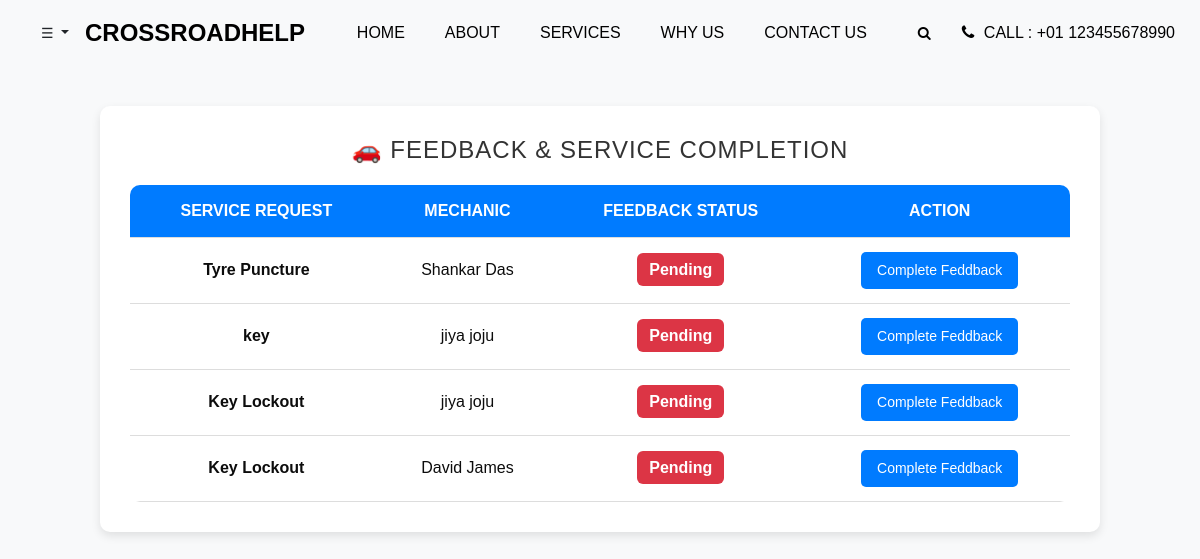
Page /feedback/ (signed in) on the earlier database version.
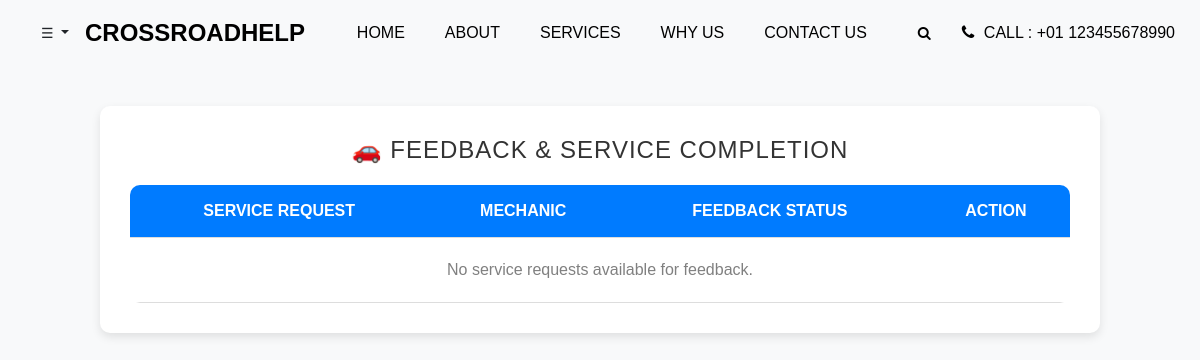
Same page on the later database version.
### Home/models.py (models this page shows, shortened)
class TaskAssignment(models.Model):
    user = models.ForeignKey(User, on_delete=models.CASCADE)  # Customer
    service_request = models.ForeignKey('ServiceRequest', on_delete=models.CASCADE)
    mechanic = models.ForeignKey('MechanicProfile', on_delete=models.CASCADE)
    assigned_date = models.DateTimeField(auto_now_add=True)
    status_choices = [('Pending', 'Pending'), ('In Progress', 'In Progress'), ('Completed', 'Completed')]
    status = models.CharField(max_length=20, choices=status_choices, default='Pending')

class ServiceRequest(models.Model):
    user = models.ForeignKey(User, on_delete=models.CASCADE)  # Logged-in user
    service = models.ForeignKey(ServiceProvided, on_delete=models.CASCADE)
    name = models.CharField(max_length=255)
    email = models.EmailField()
    contact_number = models.CharField(max_length=15)
    location = models.CharField(max_length=255)
    state = models.CharField(max_length=100)
    city = models.CharField(max_length=100)
    vehicle_reg_number = models.CharField(max_length=15)

class ServiceProvided(models.Model):
    name = models.CharField(max_length=255)
    picture = models.ImageField(upload_to='services/')  # Main picture
    short_description = models.TextField()
    long_description = models.TextField()
    points_to_remember = models.TextField()
    additional_picture = models.ImageField(upload_to='services/', blank=True, null=True)  # Additional Picture

class MechanicProfile(models.Model):
    user = models.OneToOneField(User, on_delete=models.CASCADE)  # Links profile to User
    first_name = models.CharField(max_length=255)
    last_name = models.CharField(max_length=255)
    date_of_birth = models.DateField(null=True, blank=True)
    email = models.EmailField()#unique=True)
    gender_choices = [('Male', 'Male'), ('Female', 'Female'), ('Other', 'Other')]
    gender = models.CharField(max_length=10, choices=gender_choices)
    profile_picture = models.ImageField(upload_to='mechanic_profiles/', null=True, blank=True)
    contact_no = models.CharField(max_length=15, blank=True, null=True)
    aadhar_id = models.CharField(
        max_length=12,
        validators=[RegexValidator(regex=r'^\d{12}$', message="Aadhar number must be exactly 12 digits")],
    )
    alternate_contact = models.CharField(max_length=15, blank=True, null=True)
    experience = models.PositiveIntegerField(null=True, blank=True)
    address = models.TextField()
    state = models.CharField(max_length=255)
    city = models.CharField(max_length=255)
    district = models.CharField(max_length=255)
    specialization = models.ForeignKey('ServiceProvided', on_delete=models.SET_NULL, null=True)

### Home/views.py (the view)
# urls.py: path('feedback/', views.feedback_list, name='feedback_list'),
@login_required
def feedback_list(request):
    customer_tasks = TaskAssignment.objects.filter(
        service_request__user=request.user
    ).select_related('service_request__service', 'mechanic')
    for task in customer_tasks:
        task.is_feedback_completed = Feedback.objects.filter(service_request=task.service_request).exists()
    return render(request, 'feedback_list.html', {
        'customer_tasks': customer_tasks
    })

### templates/feedback_list.html (shortened to what this page needs)
{% extends 'base_cust.html' %}
{% block content %}
<div class="container">
    <h2>🚗 Feedback & Service Completion</h2>
    <table>
        <thead>
            <tr>
                <th>Service Request</th>
                <th>Mechanic</th>
                <th>Feedback Status</th>
                <th>Action</th>
            </tr>
        </thead>
        <tbody>
            {% for task in customer_tasks %}
            <tr>
                <td><strong>{{ task.service_request.service.name }}</strong></td>
                <td>{{ task.mechanic.first_name }} {{ task.mechanic.last_name }}</td>
                <td>
                    {% if task.is_feedback_completed %}
                        <span class="status completed">✔ Completed</span>
                    {% else %}
                        <span class="status pending">Pending</span>
                    {% endif %}
                </td>
                <td>
                    {% if task.is_feedback_completed %}
                        <button class="btn btn-completed" disabled>✔ Completed</button>
                    {% else %}
                        <a href="{% url 'fill_feedback' task.service_request.id %}">
                            <button class="btn btn-complete-work">Complete Feddback</button>
                        </a>
                    {% endif %}
                </td>
            </tr>
            {% empty %}
            <tr>
                <td colspan="4" style="padding: 20px; font-size: 16px; color: gray;">No service requests available for feedback.</td>
            </tr>
            {% endfor %}
        </tbody>
    </table>
</div>
{% endblock %}

Differences in the rows shown:
removed TaskAssignment: service_request.service.name "Tyre Puncture", mechanic.first_name "Shankar", mechanic.last_name "Das", shows "Pending", shows "Complete Feddback"
removed TaskAssignment: service_request.service.name "key", mechanic.first_name "jiya", mechanic.last_name "joju", shows "Pending", shows "Complete Feddback"
removed TaskAssignment: service_request.service.name "Key Lockout", mechanic.first_name "jiya", mechanic.last_name "joju", shows "Pending", shows "Complete Feddback"
removed TaskAssignment: service_request.service.name "Key Lockout", mechanic.first_name "David", mechanic.last_name "James", shows "Pending", shows "Complete Feddback"
Other differences:
text now shown: "No service requests available for feedback."
